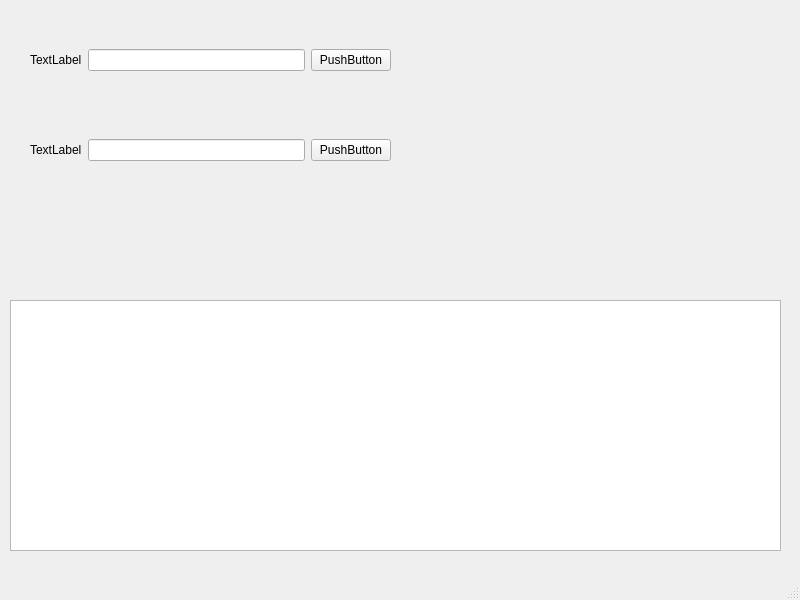
<?xml version="1.0" encoding="UTF-8"?>
<ui version="4.0">
 <class>MainWindow</class>
 <widget class="QMainWindow" name="MainWindow">
  <property name="geometry">
   <rect>
    <x>0</x>
    <y>0</y>
    <width>800</width>
    <height>600</height>
   </rect>
  </property>
  <property name="windowTitle">
   <string>MainWindow</string>
  </property>
  <widget class="QWidget" name="centralwidget">
   <widget class="QWidget" name="horizontalLayoutWidget">
    <property name="geometry">
     <rect>
      <x>30</x>
      <y>20</y>
      <width>361</width>
      <height>80</height>
     </rect>
    </property>
    <layout class="QHBoxLayout" name="horizontalLayout">
     <item>
      <widget class="QLabel" name="label">
       <property name="text">
        <string>TextLabel</string>
       </property>
      </widget>
     </item>
     <item>
      <widget class="QLineEdit" name="lineEdit"/>
     </item>
     <item>
      <widget class="QPushButton" name="pushButton">
       <property name="text">
        <string>PushButton</string>
       </property>
      </widget>
     </item>
    </layout>
   </widget>
   <widget class="QWidget" name="horizontalLayoutWidget_2">
    <property name="geometry">
     <rect>
      <x>30</x>
      <y>110</y>
      <width>361</width>
      <height>80</height>
     </rect>
    </property>
    <layout class="QHBoxLayout" name="horizontalLayout_2">
     <item>
      <widget class="QLabel" name="label_2">
       <property name="text">
        <string>TextLabel</string>
       </property>
      </widget>
     </item>
     <item>
      <widget class="QLineEdit" name="lineEdit_2"/>
     </item>
     <item>
      <widget class="QPushButton" name="pushButton_2">
       <property name="text">
        <string>PushButton</string>
       </property>
      </widget>
     </item>
    </layout>
   </widget>
   <widget class="QTextBrowser" name="textBrowser">
    <property name="geometry">
     <rect>
      <x>10</x>
      <y>300</y>
      <width>771</width>
      <height>251</height>
     </rect>
    </property>
   </widget>
  </widget>
  <widget class="QMenuBar" name="menubar">
   <property name="geometry">
    <rect>
     <x>0</x>
     <y>0</y>
     <width>800</width>
     <height>22</height>
    </rect>
   </property>
  </widget>
  <widget class="QStatusBar" name="statusbar"/>
 </widget>
 <resources/>
 <connections/>
</ui>
